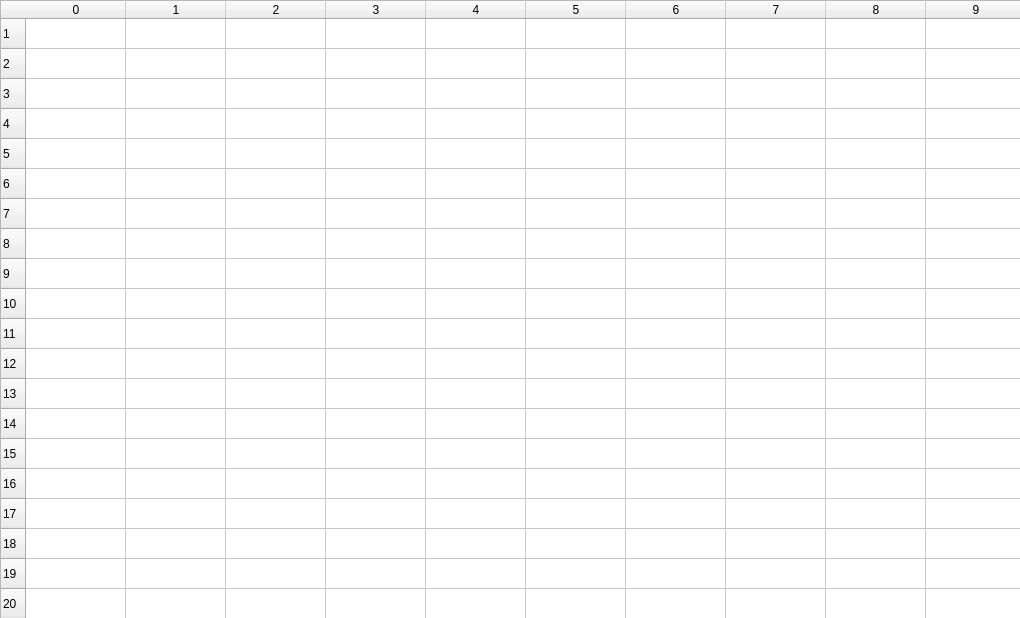
<?xml version="1.0" encoding="UTF-8"?>
<ui version="4.0">
 <class>Form</class>
 <widget class="QMainWindow" name="Memoria de Dados">
  <property name="geometry">
   <rect>
    <x>0</x>
    <y>0</y>
    <width>618</width>
    <height>618</height>
   </rect>
  </property>
  <property name="maximumSize">
   <size>
    <width>1020</width>
    <height>10000</height>
   </size>
  </property>
    <property name="minimumSize">
   <size>
    <width>1020</width>
    <height>300</height>
   </size>
  </property>
  <property name="windowTitle">
   <string>Memoria de Dados</string>
  </property>
  <layout class="QGridLayout" name="gridLayout">
   <item row="0" column="0">
    <widget class="QTableWidget" name="tableWidget">
     <property name="minimumSize">
      <size>
       <width>1650</width>
       <height>1650</height>
      </size>
     </property>
     <property name="tabletTracking">
      <bool>false</bool>
     </property>
     <property name="gridStyle">
      <enum>Qt::SolidLine</enum>
     </property>
     <property name="sortingEnabled">
      <bool>false</bool>
     </property>
     <property name="rowCount">
      <number>256</number>
     </property>
     <property name="columnCount">
      <number>16</number>
     </property>
     <row/>
     <row/>
     <row/>
     <row/>
     <row/>
     <row/>
     <row/>
     <row/>
     <row/>
     <row/>
     <row/>
     <row/>
     <row/>
     <row/>
     <row/>
     <row/>
     <row/>
     <row/>
     <row/>
     <row/>
     <row/>
     <row/>
     <row/>
     <row/>
     <row/>
     <row/>
     <row/>
     <row/>
     <row/>
     <row/>
     <row/>
     <row/>
     <row/>
     <row/>
     <row/>
     <row/>
     <row/>
     <row/>
     <row/>
     <row/>
     <row/>
     <row/>
     <row/>
     <row/>
     <row/>
     <row/>
     <row/>
     <row/>
     <row/>
     <row/>
     <row/>
     <row/>
     <row/>
     <row/>
     <row/>
     <row/>
     <row/>
     <row/>
     <row/>
     <row/>
     <row/>
     <row/>
     <row/>
     <row/>
     <row/>
     <row/>
     <row/>
     <row/>
     <row/>
     <row/>
     <row/>
     <row/>
     <row/>
     <row/>
     <row/>
     <row/>
     <row/>
     <row/>
     <row/>
     <row/>
     <row/>
     <row/>
     <row/>
     <row/>
     <row/>
     <row/>
     <row/>
     <row/>
     <row/>
     <row/>
     <row/>
     <row/>
     <row/>
     <row/>
     <row/>
     <row/>
     <row/>
     <row/>
     <row/>
     <row/>
     <row/>
     <row/>
     <row/>
     <row/>
     <row/>
     <row/>
     <row/>
     <row/>
     <row/>
     <row/>
     <row/>
     <row/>
     <row/>
     <row/>
     <row/>
     <row/>
     <row/>
     <row/>
     <row/>
     <row/>
     <row/>
     <row/>
     <row/>
     <row/>
     <row/>
     <row/>
     <row/>
     <row/>
     <row/>
     <row/>
     <row/>
     <row/>
     <row/>
     <row/>
     <row/>
     <row/>
     <row/>
     <row/>
     <row/>
     <row/>
     <row/>
     <row/>
     <row/>
     <row/>
     <row/>
     <row/>
     <row/>
     <row/>
     <row/>
     <row/>
     <row/>
     <row/>
     <row/>
     <row/>
     <row/>
     <row/>
     <row/>
     <row/>
     <row/>
     <row/>
     <row/>
     <row/>
     <row/>
     <row/>
     <row/>
     <row/>
     <row/>
     <row/>
     <row/>
     <row/>
     <row/>
     <row/>
     <row/>
     <row/>
     <row/>
     <row/>
     <row/>
     <row/>
     <row/>
     <row/>
     <row/>
     <row/>
     <row/>
     <row/>
     <row/>
     <row/>
     <row/>
     <row/>
     <row/>
     <row/>
     <row/>
     <row/>
     <row/>
     <row/>
     <row/>
     <row/>
     <row/>
     <row/>
     <row/>
     <row/>
     <row/>
     <row/>
     <row/>
     <row/>
     <row/>
     <row/>
     <row/>
     <row/>
     <row/>
     <row/>
     <row/>
     <row/>
     <row/>
     <row/>
     <row/>
     <row/>
     <row/>
     <row/>
     <row/>
     <row/>
     <row/>
     <row/>
     <row/>
     <row/>
     <row/>
     <row/>
     <row/>
     <row/>
     <row/>
     <row/>
     <row/>
     <row/>
     <row/>
     <row/>
     <row/>
     <row/>
     <row/>
     <row/>
     <row/>
     <row/>
     <row/>
     <row/>
     <row/>
     <row/>
     <row/>
     <row/>
     <row/>
     <row/>
     <row/>
     <row/>
     <row/>
     <row/>
     <row/>
     <row/>
     <row/>
     <row/>
     <column>
      <property name="text">
       <string>0</string>
      </property>
     </column>
     <column>
      <property name="text">
       <string>1</string>
      </property>
     </column>
     <column>
      <property name="text">
       <string>2</string>
      </property>
     </column>
     <column>
      <property name="text">
       <string>3</string>
      </property>
     </column>
     <column>
      <property name="text">
       <string>4</string>
      </property>
     </column>
     <column>
      <property name="text">
       <string>5</string>
      </property>
     </column>
     <column>
      <property name="text">
       <string>6</string>
      </property>
     </column>
     <column>
      <property name="text">
       <string>7</string>
      </property>
     </column>
     <column>
      <property name="text">
       <string>8</string>
      </property>
     </column>
     <column>
      <property name="text">
       <string>9</string>
      </property>
     </column>
     <column>
      <property name="text">
       <string>A</string>
      </property>
     </column>
     <column>
      <property name="text">
       <string>B</string>
      </property>
     </column>
     <column>
      <property name="text">
       <string>C</string>
      </property>
     </column>
     <column>
      <property name="text">
       <string>D</string>
      </property>
     </column>
     <column>
      <property name="text">
       <string>E</string>
      </property>
     </column>
     <column>
      <property name="text">
       <string>F</string>
      </property>
     </column>
    </widget>
   </item>
  </layout>
 </widget>
 <resources/>
 <connections/>
</ui>
